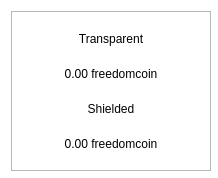
<?xml version="1.0" encoding="UTF-8"?>
<ui version="4.0">
 <class>BalanceBubble</class>
 <widget class="QWidget" name="BalanceBubble">
  <property name="geometry">
   <rect>
    <x>0</x>
    <y>0</y>
    <width>218</width>
    <height>178</height>
   </rect>
  </property>
  <property name="minimumSize">
   <size>
    <width>218</width>
    <height>178</height>
   </size>
  </property>
  <property name="maximumSize">
   <size>
    <width>250</width>
    <height>178</height>
   </size>
  </property>
  <property name="windowTitle">
   <string>Form</string>
  </property>
  <property name="styleSheet">
   <string notr="true">#BalanceBubble{
background-color:transparent
}</string>
  </property>
  <layout class="QVBoxLayout" name="verticalLayout_2">
   <property name="spacing">
    <number>0</number>
   </property>
   <item>
    <widget class="QFrame" name="frame">
     <property name="minimumSize">
      <size>
       <width>200</width>
       <height>160</height>
      </size>
     </property>
     <property name="maximumSize">
      <size>
       <width>250</width>
       <height>160</height>
      </size>
     </property>
     <property name="styleSheet">
      <string notr="true"/>
     </property>
     <property name="frameShape">
      <enum>QFrame::StyledPanel</enum>
     </property>
     <property name="frameShadow">
      <enum>QFrame::Raised</enum>
     </property>
     <property name="lineWidth">
      <number>10</number>
     </property>
     <layout class="QVBoxLayout" name="verticalLayout">
      <property name="spacing">
       <number>0</number>
      </property>
      <item>
       <layout class="QHBoxLayout" name="horizontalLayout">
        <item>
         <widget class="QLabel" name="lblFirst">
          <property name="styleSheet">
           <string notr="true"/>
          </property>
          <property name="text">
           <string>Transparent</string>
          </property>
          <property name="alignment">
           <set>Qt::AlignCenter</set>
          </property>
         </widget>
        </item>
       </layout>
      </item>
      <item>
       <widget class="QLabel" name="textTransparent">
        <property name="styleSheet">
         <string notr="true"/>
        </property>
        <property name="text">
         <string>0.00 freedomcoin</string>
        </property>
        <property name="alignment">
         <set>Qt::AlignCenter</set>
        </property>
       </widget>
      </item>
      <item>
       <widget class="QLabel" name="lblSecond">
        <property name="styleSheet">
         <string notr="true"/>
        </property>
        <property name="text">
         <string>Shielded</string>
        </property>
        <property name="alignment">
         <set>Qt::AlignCenter</set>
        </property>
       </widget>
      </item>
      <item>
       <widget class="QLabel" name="textShielded">
        <property name="styleSheet">
         <string notr="true"/>
        </property>
        <property name="text">
         <string>0.00 freedomcoin</string>
        </property>
        <property name="alignment">
         <set>Qt::AlignCenter</set>
        </property>
       </widget>
      </item>
     </layout>
    </widget>
   </item>
  </layout>
 </widget>
 <resources/>
 <connections/>
</ui>
